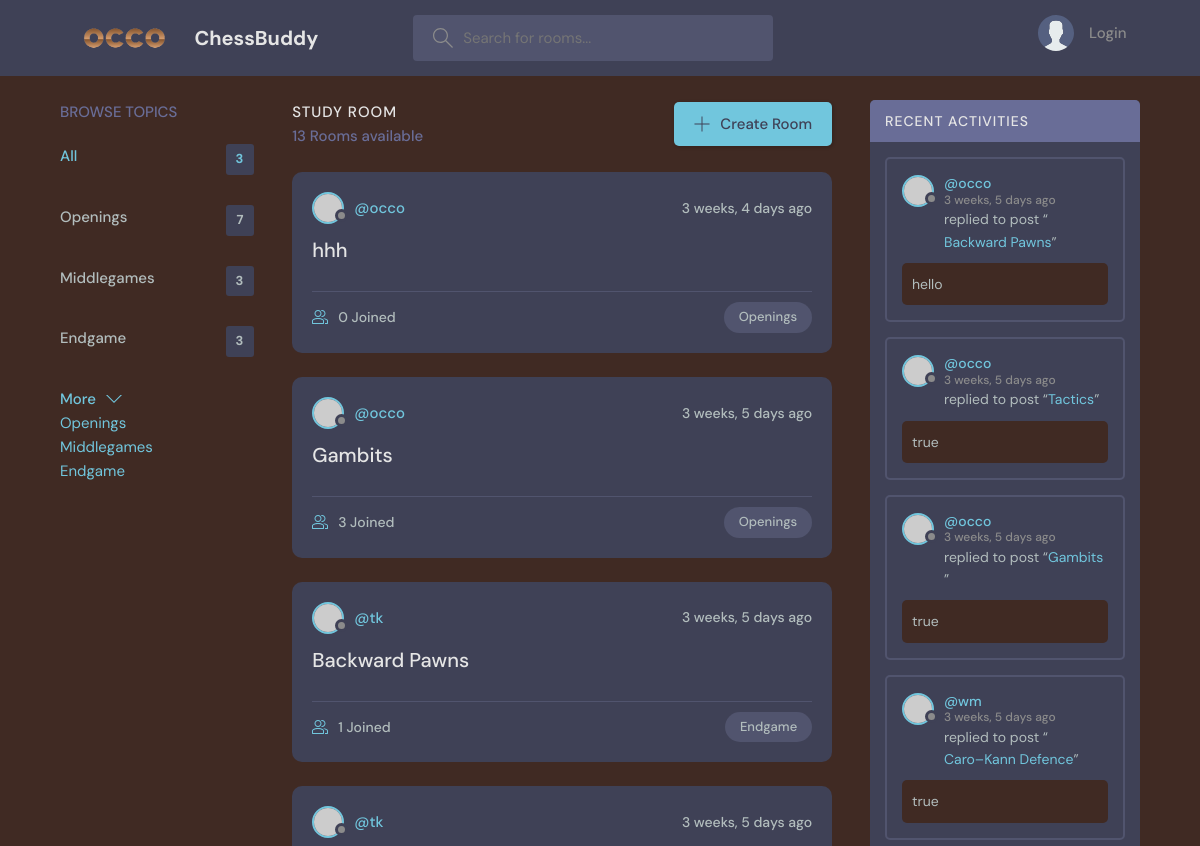
Before: / (upper part) with the older database file.
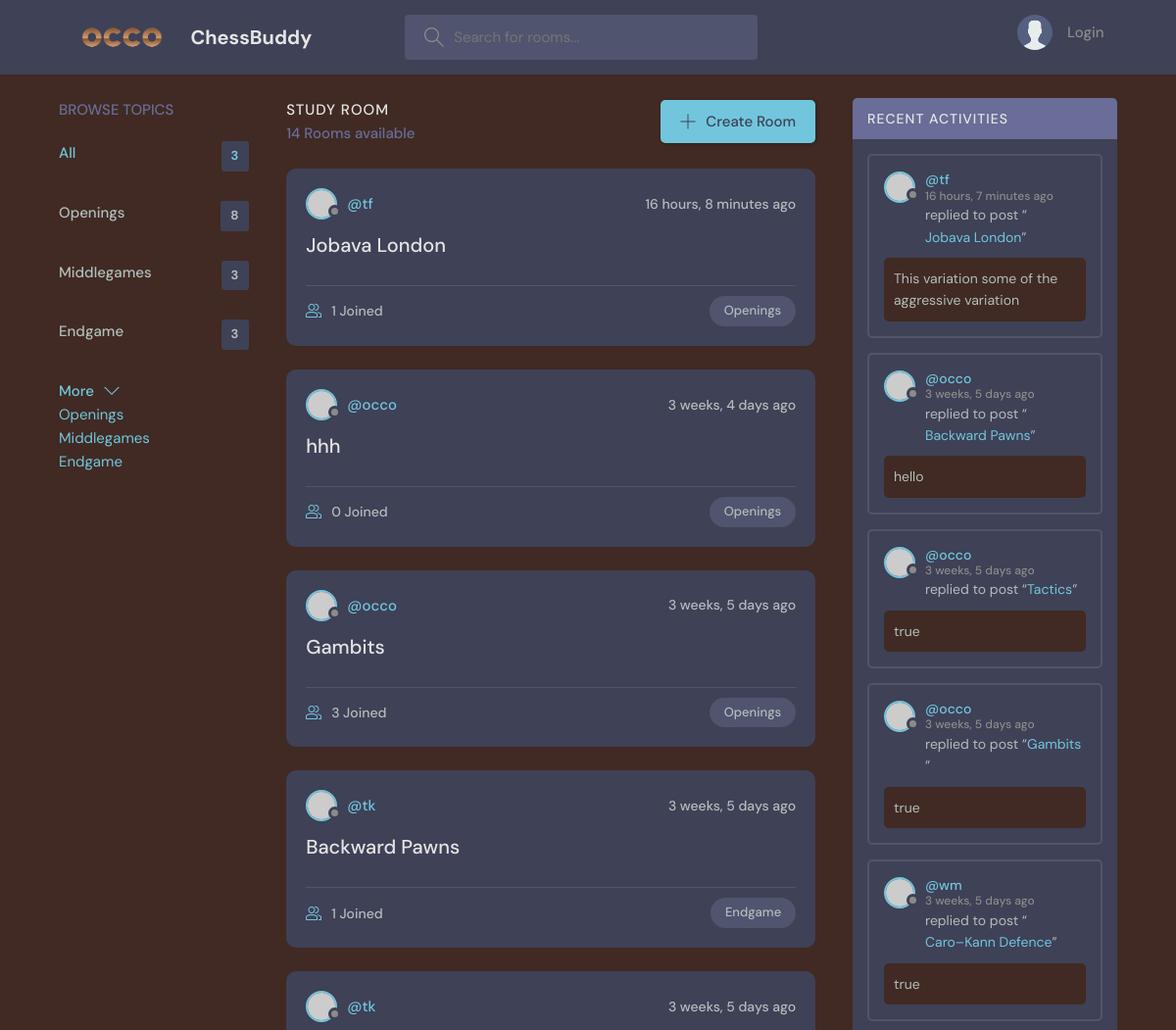
After: the same page with the newer database file.
### base/models.py (models this page shows, shortened)
class Topic(models.Model):
    name=models.CharField(max_length=200)

class Room(models.Model):
    host=models.ForeignKey(User,on_delete=models.SET_NULL,null=True)
    topic=models.ForeignKey(Topic,on_delete=models.SET_NULL,null=True)
    name=models.CharField(max_length=200)
    description=models.TextField(null=True,blank=True)
    participants=models.ManyToManyField(User,related_name='participants',blank=True)
    updated=models.DateTimeField(auto_now=True)
    created=models.DateTimeField(auto_now_add=True)
    class Meta:
        ordering=['-updated','-created']
    def __str__(self):
        return self.name

class Message(models.Model):
    user=models.ForeignKey(User,on_delete=models.CASCADE)
    room=models.ForeignKey(Room,on_delete=models.CASCADE)
    body=models.TextField()
    updated=models.DateTimeField(auto_now=True)
    created=models.DateTimeField(auto_now_add=True)
    class Meta:
        ordering=['-updated','-created']

### base/views.py (the view)
# urls.py: 2. Add a URL to urlpatterns:  path('', views.home, name='home')
def home(request):
    q=request.GET.get('q') if request.GET.get('q') != None else ''
    rooms=Room.objects.filter(Q(topic__name__icontains=q) | Q(name__icontains=q) | Q(description__icontains=q))
    topics=Topic.objects.all()[0:5]
    room_count=rooms.count()
    room_messages=Message.objects.filter(Q(room__topic__name__icontains=q))
    context={'rooms':rooms,'topics':topics,'room_count':room_count,'room_messages':room_messages}
    return render(request, 'base/home.html',context)

### base/templates/base/home.html (shortened to what this page needs)
{% extends 'main.html' %}
{% block content %}
    <main class="layout layout--3">
      <div class="container">
         <div>
        {% include 'base/topics_component.html' %}
      </div>
        <div class="roomList">
          <div class="roomList__header">
            <div>
              <h2>Study Room</h2>
              <p> {{room_count}} Rooms available</p>
            </div>
            <a class="btn btn--main" href="{% url 'create-room' %}">
              <svg version="1.1" xmlns="http://www.w3.org/2000/svg" width="32" height="32" viewBox="0 0 32 32">
                <title>add</title>
                <path
                  d="M16.943 0.943h-1.885v14.115h-14.115v1.885h14.115v14.115h1.885v-14.115h14.115v-1.885h-14.115v-14.115z"
                ></path>
              </svg>
              Create Room
            </a>
          </div>
          {% include 'base/feed_component.html' %}
        </div>
         <div>
        {% include 'base/activity_component.html' %}
      </div>
      </div>
    </main>
{% endblock %}

### base/templates/base/topics_component.html
<div class="topics">
    <div class="topics__header">
      <h2>Browse Topics</h2>
    </div>
    <ul class="topics__list">
      <li>
        <a href="{% url 'home' %}" class="active">All <span>{{topics.count}}</span></a>
      </li>
      {% for topic in topics %}
      <li>
        <a href="{% url 'home' %}?q={{topic.name}}">{{topic.name}} <span>{{topic.room_set.all.count}}</span></a>
      </li>
      {% endfor %}
    </ul>
    <a class="btn btn--link" href="{% url 'topics' %}">
      More
      <svg version="1.1" xmlns="http://www.w3.org/2000/svg" width="32" height="32" viewBox="0 0 32 32">
        <title>chevron-down</title>
        <path d="M16 21l-13-13h-3l16 16 16-16h-3l-13 13z"></path>
      </svg>
    </a>
  </div>
{% for topic in topics %}
<div>
    <a href="{% url 'home' %}?q={{topic.name}}">{{topic.name}}</a>
</div>
{% endfor %}

### base/templates/base/feed_component.html (shortened to what this page needs)
{% for room in rooms %}
<div class="roomListRoom">
  <div class="roomListRoom__header">
    <a href="{% url 'user-profile' room.host.id %}" class="roomListRoom__author">
      <div class="avatar avatar--small">
        <img src="https://randomuser.me/api/portraits/women/11.jpg" />
      </div>
      <span>@{{room.host.username}}</span>
    </a>
    <div class="roomListRoom__actions">
      <span>  {{room.created|timesince}} ago</span>
    </div>
  </div>
  <div class="roomListRoom__content">
    <a href="{% url 'room' room.id %}">{{room.name}}</a>
  </div>
  <div class="roomListRoom__meta">
    <a href="{% url 'room' room.id %}" class="roomListRoom__joined">
      {{room.participants.all.count}} Joined
    </a>
    <p class="roomListRoom__topic"> {{room.topic.name}} </p>
  </div>
</div>
{% endfor %}

### base/templates/base/activity_component.html (shortened to what this page needs)
<div class="activities">
    <div class="activities__header">
      <h2>Recent Activities</h2>
    </div>
    {% for message in room_messages %}
    <div class="activities__box">
      <div class="activities__boxHeader roomListRoom__header">
        <a href="{% url 'user-profile' message.user.id %}" class="roomListRoom__author">
          <div class="avatar avatar--small">
            <img src="https://randomuser.me/api/portraits/women/11.jpg" />
          </div>
          <p>
            @{{message.user.username}}
            <span>{{message.created|timesince}} ago</span>
          </p>
        </a>
      </div>
      <div class="activities__boxContent">
        <p>replied to post “<a href="{% url 'room' message.room.id %}">{{message.room}}</a>”</p>
        <div class="activities__boxRoomContent">
          {{message.body}}
        </div>
      </div>
    </div>
    {% endfor %}
  </div>

Changed rows visible on the page:
computed for Topic "Openings": room_set.all.count "7" → "8"
added Room: host.username "tf", created "16 hours, 8 minutes", name "Jobava London", participants.all.count "1", topic.name "Openings"
added Message: user.username "tf", created "16 hours, 7 minutes", room "Jobava London", body "This variation some of the aggressive variation"
Other visible differences:
{{ room_count }}: "13" → "14"
